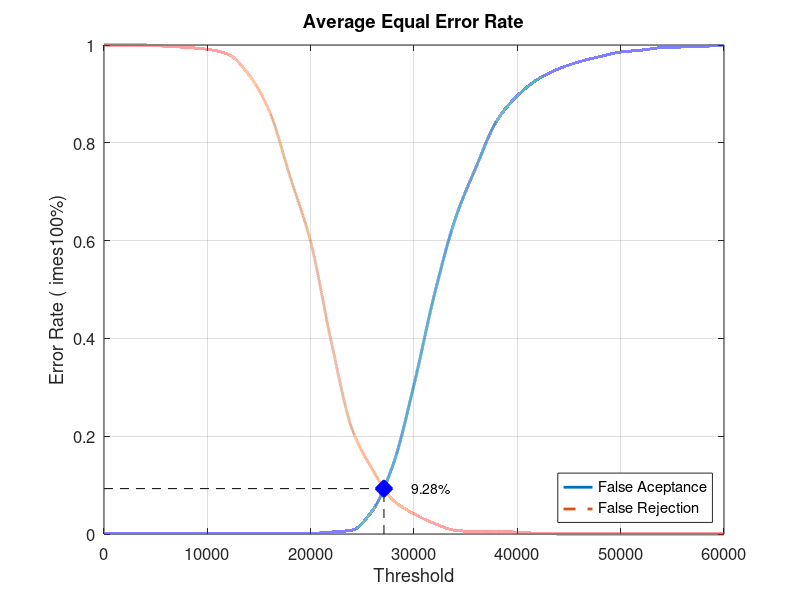
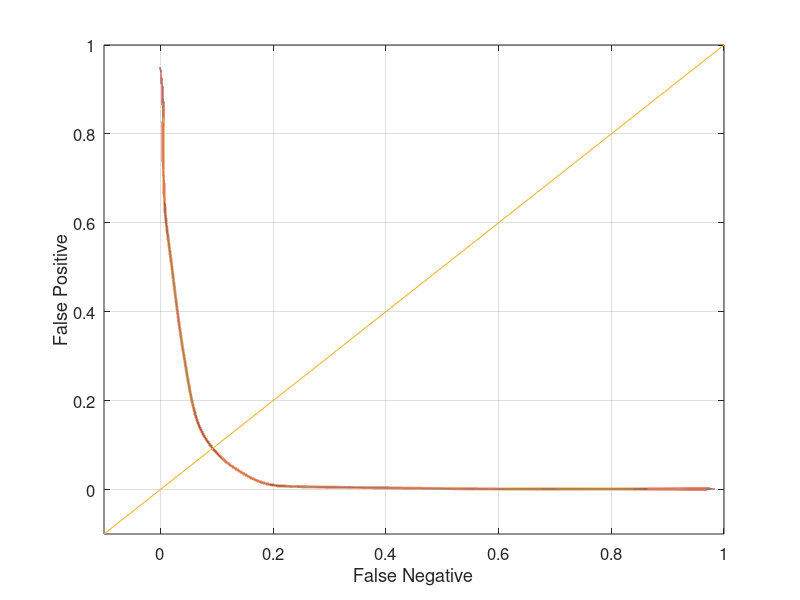

Here is the MATLAB script that generated these plots, in order:
close all;
clear;
clc;
x = 0:2000:60000;
xq = 0:0.5:60000;

y0 = [0 0.00131579 0.00131579 0.00131579 0.00131579 0.00131579 0.00131579 0.00131579 0.00131579 0.00131579 0.00131579 0.00394737 0.00789474 0.0486842 0.143421 0.305263 0.492105 0.644737 0.75 0.844737 0.896053 0.930263 0.951316 0.965789 0.976316 0.985526 0.989474 0.994737 0.996053 0.997368 1]
yy0 = interp1(x, y0, xq, 'pchip');
y1 = [1 1 1 0.9975 0.995 0.99125 0.98125 0.94 0.865 0.73125 0.5975 0.3925 0.215 0.13125 0.06875 0.04125 0.02125 0.0075 0.005 0.005 0.00375 0.00125 0 0 0 0 0 0 0 0 0]
yy1 = interp1(x, y1, xq, 'pchip');

% Calculating EER: 
y2 = abs(y0 - y1);
find(y2 == min(y2))
yy2 = abs(yy0 - yy1);
xEER = find(yy2 == min(yy2));
xEERIndex = xq(xEER) % X-axis EER
yEER = yy0(xEER) % Y-axis EER

main = figure
plot(xq, yy0,'-','LineWidth', 2);	hold on
plot(xq, yy1,'--','LineWidth', 2);	hold on
plot([xEERIndex xEERIndex], [0 yEER], 'k--');	hold on
plot([0 xEERIndex], [yEER yEER], 'k--');	hold on
plot(xEERIndex, yEER, 'bx', 'LineWidth', 10);	hold on
text(xEERIndex + 10 * xEERIndex / 100, yEER, [num2str(round((10000 * yEER)) / 100) '%'])
legend('False Aceptance', 'False Rejection', 'Location', 'SouthEast')
xlabel('Threshold')
ylabel('Error Rate (	imes100%)')
title('Average Equal Error Rate')
set(gca, 'FontSize', 12)
axis([0 60000 0 1])
grid on

print(main, 'Experiment4AverageMain', '-dpng');
FNRxFPR = figure('Color', [1 1 1]);
plot(yy1, yy0, '-', yy1, yy0, 'LineWidth', 2);
hold on
y = -0.1:0.1:1
plot(y, y); 
set(gca, 'FontSize', 12)
xlabel('False Negative')
ylabel('False Positive')
axis([-0.1 1 -0.1 1])
set(gca, 'FontSize', 12)
grid on

print(FNRxFPR, 'Experiment4AverageFNRxFPR','-dpng');
